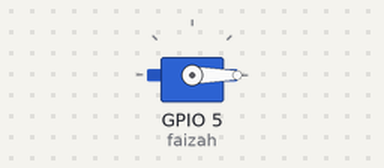
This sketch was run on a simulated ESP32. Shown: servo.

Above: at 0.05 s.
Timing chart, 0 to 4.6 s (numbered marks = the images above):
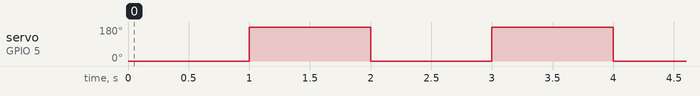

Measured:
- by itself, servo on GPIO 5 (faizah): alternates 180° for 1.0 s and 0° for 1.0 s

The sketch:

esp32_servo_basic.ino
```cpp
#include <ESP32Servo.h>
Servo faizah;

void setup() {
  faizah.attach(5,500,2500);
}

void loop() {
  faizah.write(0);
  delay(1000);
  faizah.write(180);
  delay(1000);
}
```
